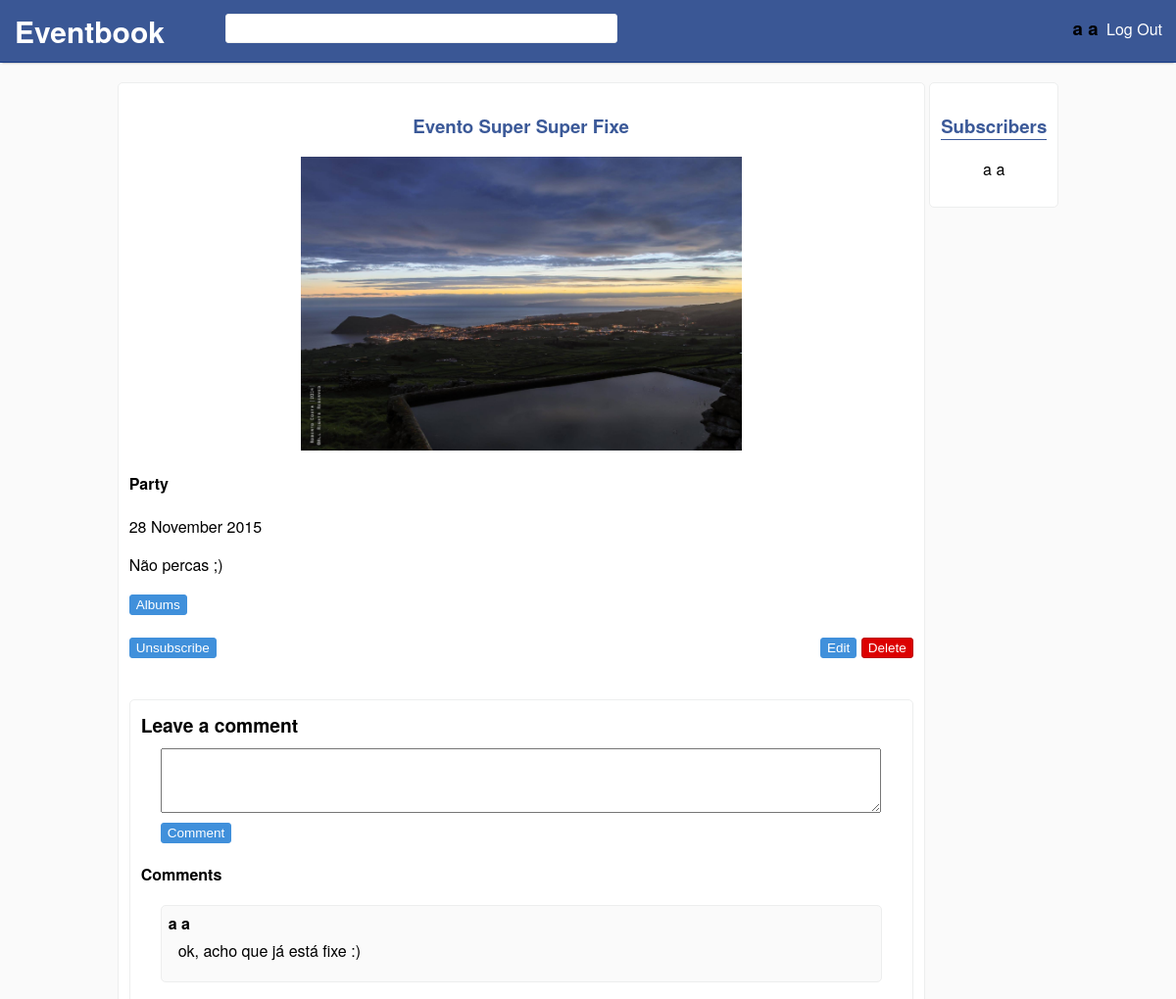
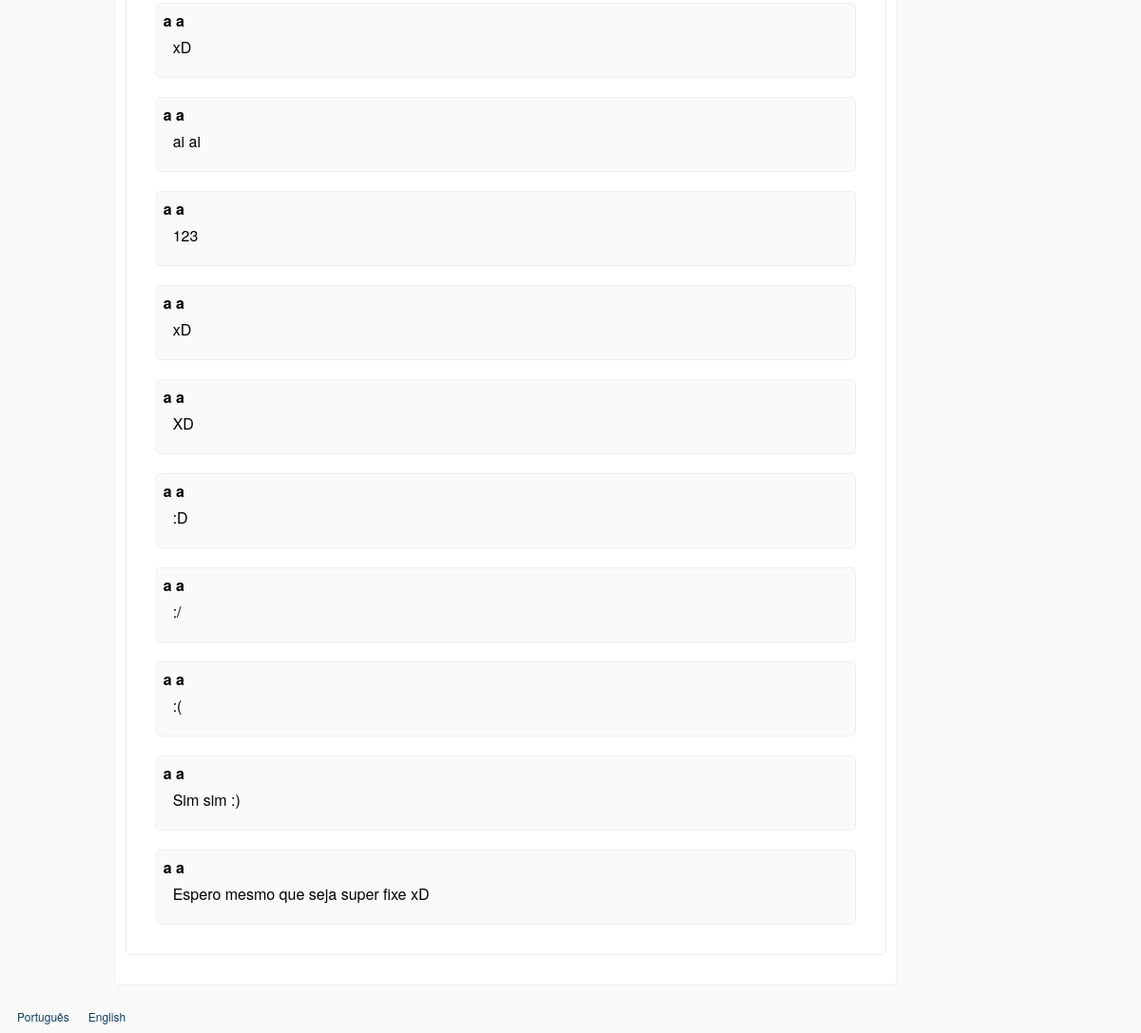
/events/12 (signed in), run on the app's committed database (2 pictures, top to bottom).
### tables this page shows
CREATE TABLE events
(
id INTEGER PRIMARY KEY,
name TEXT NOT NULL,
image TEXT NOT NULL,
creation_date DATETIME DEFAULT(DATETIME('now')),
date DATETIME NOT NULL,
description TEXT NOT NULL,
type_id INTEGER NOT NULL REFERENCES event_types(id),
user_id INTEGER NOT NULL REFERENCES users(id),
deleted BOOLEAN DEFAULT(0),
public BOOLEAN DEFAULT(1)
);

CREATE TABLE event_types
(
	id INTEGER PRIMARY KEY,
	type TEXT UNIQUE NOT NULL
);

CREATE TABLE event_comments
(
	id INTEGER PRIMARY KEY,
	event_id INTEGER NOT NULL REFERENCES events(id),
	user_id INTEGER NOT NULL REFERENCES users(id),
	date DATETIME DEFAULT(DATETIME('now')),
	text TEXT NOT NULL
);

### database/events.php (called while the page is built, shortened)
<?php
	include_once('connection.php');
	function getEventAndSubscription($event_id, $user_id)
	{
		global $db;
		$stmt = $db->prepare('SELECT events.id id,name,image,date,description,type,events.user_id user_id,public,type_id, COUNT(event_id) subscribed FROM events
			LEFT JOIN event_types ON type_id = event_types.id
			LEFT JOIN event_subscriptions ON event_id = events.id AND event_subscriptions.user_id = ?
			WHERE events.id=? AND deleted = 0
			GROUP BY event_id');
		$stmt->execute(array($user_id,$event_id));
		return $stmt->fetch();
	}
	function getEventSubscriptions($event_id)
	{
		global $db;
		$stmt = $db->prepare('SELECT (first_name || " " || last_name) user_name FROM users
			LEFT JOIN event_subscriptions ON event_subscriptions.user_id = users.id
			LEFT JOIN events ON events.id = event_subscriptions.event_id
			WHERE event_id = ? AND deleted=0');
		$stmt->execute(array($event_id));
		return $stmt->fetchAll();
	}
	function getEventComments($event_id, $last_id = false)
	{
		global $db;
		if ($last_id === false)
		{
			$stmt = $db->prepare('SELECT event_comments.id id, (first_name || " " || last_name) user_name, date, text FROM event_comments
				LEFT JOIN users ON user_id = users.id WHERE event_id = ? ORDER BY id DESC');
			$stmt->execute(array($event_id));
			return $stmt->fetchAll();
		}
	}
?>

### core/event_permission.php (called while the page is built, shortened)
<?php
include_once(file_exists("database/events.php") ? 'database/events.php' : '../database/events.php');
if (isSet($_SESSION['user_id']))
	$row = getEventAndSubscription($_REQUEST['id'],$_SESSION['user_id']);
else $row = getEvent($_REQUEST['id']);
if (isSet($_SESSION['user_id']))
{
	$subscribed = $row['subscribed'];
	$owner = ($_SESSION['user_id'] === $row['user_id']);
}
?>

### languages/en.php (called while the page is built, shortened)
<?php
$lang = array();
$lang['SITE_NAME'] = 'Eventbook';
$lang['REGISTER'] = 'Register';
$lang['FIRST_NAME'] = 'First Name';
$lang['FIRST_NAME_ERROR'] = 'Invalid first name.';
$lang['LAST_NAME'] = 'Last Name';
$lang['LAST_NAME_ERROR'] = 'Invalid last name.';
$lang['EMAIL'] = 'E-mail';
$lang['EMAIL_ERROR'] = "Invalid email.";
$lang['EMAIL_IN_USE'] = "Email already in use.";
$lang['CONFIRM_EMAIL'] = 'Confirm e-mail';
$lang['PASSWORD'] = 'Password';
$lang['PASSWORD_LENGTH'] = "Passwords must have at least 8 characters.";
$lang['PASSWORD_DIFF'] = "Passwords do not match.";
$lang['CONFIRM_PASSWORD'] = 'Confirm password';
$lang['LOGIN'] = 'Log In';
$lang['UNREGISTERED_EMAIL'] = 'Unregistered or invalid email.';
$lang['INVALID_PASSWORD'] = 'Invalid password.';
$lang['LOGOUT'] = 'Log Out';
$lang['MY_EVENTS'] = 'My Events';
$lang['SUBSCRIBED'] = 'Subscribed';
$lang['CREATE'] = 'Create';
$lang['PRIVATE'] = 'Private';
$lang['PUBLIC'] = 'Public';
$lang['NAME'] = 'Name';
$lang['DESCRIPTION'] = 'Description';
$lang['DATE'] = 'Date';
$lang['IMAGE'] = 'Image';
$lang['TYPE'] = 'Type';
$lang['PARTY'] = 'Party';
$lang['BUSINESS'] = 'Business';
$lang['MEETING'] = 'Meeting';
$lang['CEREMONY'] = 'Ceremony';
$lang['EDUCATIONAL'] = 'Educational';
$lang['INVALID_NAME'] = 'Invalid name.';
$lang['INVALID_DESCRIPTION'] = 'Invalid description.';
$lang['INVALID_DATE'] = 'Invalid date.';
$lang['INVALID_IMAGE'] = 'Upload a valid image.';
$lang['IMAGE_SIZE_ERROR'] = "Image's size can not be higher than 5MB.";
$lang['IMAGE_EXT_ERROR'] = 'Invalid extension (Accepted: jpg, png, gif).';
$lang['SUBSCRIBE'] = 'Subscribe';
$lang['UNSUBSCRIBE'] = 'Unsubscribe';
$lang['DELETE_MSG'] = 'Are you sure you want to delete this event?';
$lang['DELETE'] = 'Delete';
$lang['EDIT'] = 'Edit';
$lang['SAVE'] = 'Save';
$lang['ALBUMS'] = 'Albums';
$lang['LEAVE_A_COMMENT'] = 'Leave a comment';
$lang['COMMENTS'] = 'Comments';
$lang['MAKE_COMMENT'] = 'Comment';
$lang['NO_COMMENTS_YET'] = 'There are no comments yet.';
$lang['SUBSCRIBERS'] = 'Subscribers';
$lang['ZERO_SUBS'] = "The event doesn't have subscribers.";
$lang['1'] = 'January';
$lang['2'] = 'February';
$lang['3'] = 'March';
$lang['4'] = 'April';
$lang['5'] = 'May';
$lang['6'] = 'June';
$lang['7'] = 'July';
?>

### templates/comments.php (the view, shortened to what this page needs)
<div id="comments-box" class="box" <?php if (!$subscribed && !$owner) echo 'style="display:none"' ?> >
	<div>
		<h2><?php echo $lang['LEAVE_A_COMMENT']?></h2>
		<textarea id="comment-area" name="comment" rows='4'></textarea>
		<button id="comment-button" class="button"><?php echo $lang['MAKE_COMMENT']?></button>
	</div>
	<div>
		<h3><?php echo $lang['COMMENTS']?></h3>
		<ul id="comments-list">
			<?php
			$comments = getEventComments($_GET['id']);
			if (empty($comments)) {
				echo '<div id="last-comment-id" style="display:none">0</div>';
				echo '<p id="no-comments-yet">'.$lang['NO_COMMENTS_YET'].'</p>';
			}
			else
			{
				foreach ($comments as $row)
				{
					echo '<li class="comment">';
					echo '<div class="author">'.$row['user_name'].'</div>';
					echo '<div class="comment-text">'.$row['text'].'</div></li>';
				}
			}
			?>
		</ul>
	</div>
</div>

### templates/event.php (shortened to what this page needs)
<?php
include_once("core/event_permission.php");
?>
<!DOCTYPE html>
<html>
<head>
	<link rel="stylesheet" href="../styles.css">
</head>
<body>
	<div id="wrapper">
		<?php include('templates/header.php'); ?>
		<div id="content" style="text-align:center;">
			<div class="box center default-width" style="text-align:left;position: relative;display:inline-block;vertical-align:top;">
				<h3><?php echo $row['name'] ?></h3>
				<div class="div-event-image-big" style="background-image:url(<?php echo '../'.$row['image'] ?>)"></div>
				<h4><?php echo $lang[$row['type']] ?></h4>
				<?php
				$dateParts = explode("-", $row['date']);
				$date = $dateParts[2]." ".$lang[$dateParts[1]]." ".$dateParts[0];
				echo '<p id="date">'.$date.'</p>' ?>
				<p><?php echo $row['description'] ?></p>
				<?php
				if (isSet($_SESSION['user_id']))
				{
					echo '<div><a id="albums-button" class="button" href="'.$_GET['id'].'/albums">'.$lang['ALBUMS'].'</a></div>';
					echo '<button id="unsubscribe" style="'.($subscribed?'':'display:none').'" class="subscription button">'.$lang['UNSUBSCRIBE'].'</button>';
					if ($owner)
					{ ?>
						<div id="del-edit-div">
							<a id="edit-button" class='button' href='<?php echo $_GET['id']."/edit"; ?>'><?php echo $lang['EDIT'] ?></a>
							<button id="delete-button" class='button'><?php echo $lang['DELETE'] ?></button>
						</div>
					<?php
					}
					if ($owner || $row['public'])
					{
						echo '<div class="addthis_sharing_toolbox share"></div>';
					}
					include('templates/comments.php');
				}
				?>
			</div>
			<div style="position: relative;display:inline-block;vertical-align:top;top:20px;">
				<div class="subscriptions box" style="position: relative;display:inline-block;">
					<h3 style="border-bottom:1px solid #3b5998;"> <?php echo $lang['SUBSCRIBERS'] ?> </h3>
					<?php $subscriptionsEvents = getEventSubscriptions($_GET['id']);
					if($subscriptionsEvents)
						foreach ($subscriptionsEvents as $teste)
							echo '<p>'.$teste['user_name'].'</p>';
					else echo $lang['ZERO_SUBS'];
					?>
				</div>
			</div>
		</div>
		<?php include('templates/footer.php'); ?>
	</div>
</body>
</html>

### styles.css (style rules this page uses)
html, body { margin:0; padding:0; height:100%; background: #fafafa; font-family: 'proxima-nova','Helvetica Neue',Arial,Helvetica,sans-serif; }
#wrapper { min-height:100%; position:relative; }
#content { padding-bottom:50px; }
.box { background-color: #fff; border: 1px solid #edeeee; border-radius: 5px; margin: 0; margin-bottom: 20px; padding: 11px; }
.button { color: #fff; background-color: #4090db; border-color: #4090db; border-radius: 3px; border-style: solid; border-width: 1px; cursor: pointer; padding: 2px 6px; font: 13.5px Arial; text-decoration: none; box-sizing: border-box; display: inline-block; margin: 0; }
.div-event-image-big { width: 100%; height: 300px; background-size: contain; background-position: center; background-repeat: no-repeat; }
.subscriptions.box >h3 { color: #3b5998; }
.box.center > h3 { text-align: center; color: #3b5998; }
.share { padding: 12px 0 0; height: 20px; }
#del-edit-div { float: right; }
#delete-button { background-color: #dc0000; border-color: #ba0000; }
.default-width { width: 800px; }
.center { margin: 20px auto 0; }
#comments-box { margin-top: 10px; width:97% }
#comments-box h2 { margin:0 0 10px 0; font-size: 1.2em; }
#comments-box h3 { margin:0 0 10px 0; font-size: 1em; }
#comments-box button { margin: 10px 0 20px; }
#comments-box ul { padding-left: 0; }
#comment-area { display:block; resize:vertical; width: 94%; }
#comment-area, #comments-box button { margin-left: 20px; }
.comment { padding: 6px 20px 20px 7px; margin: 20px; background-color: #fafafa; border: 1px solid #edeeee; border-radius: 5px; list-style-type: none; }
.author { font-weight: bold; margin: 0; padding: 0; }
.comment-text { margin-left: 10px; margin-top: 5px; word-wrap: break-word; }
#albums-button { margin-bottom: 20px; }

### data on the page
events: name "Evento Super Super Fixe", image (picture), type.type "Party", date "28 November 2015", description "Não percas ;)"
event_comments: user_name "a a", text "ok, acho que já está fixe :)"
event_comments: user_name "a a", text "xD"
event_comments: user_name "a a", text "ai ai"
event_comments: user_name "a a", text "123"
event_comments: user_name "a a", text "xD"
event_comments: user_name "a a", text "XD"
event_comments: user_name "a a", text ":D"
event_comments: user_name "a a", text ":/"
event_comments: user_name "a a", text ":("
event_comments: user_name "a a", text "Sim sim :)"
event_comments: user_name "a a", text "Espero mesmo que seja super fixe xD"

### other printed values
$lang['SITE_NAME'] "Eventbook"
getFullName($_SESSION['user_id']) "a a"
$lang['LOGOUT'] "Log Out"
$lang['ALBUMS'] "Albums"
$lang['UNSUBSCRIBE'] "Unsubscribe"
$lang['EDIT'] "Edit"
$lang['DELETE'] "Delete"
$lang['LEAVE_A_COMMENT'] "Leave a comment"
$lang['MAKE_COMMENT'] "Comment"
$lang['COMMENTS'] "Comments"
$lang['SUBSCRIBERS'] "Subscribers"
$teste['user_name'] "a a"
